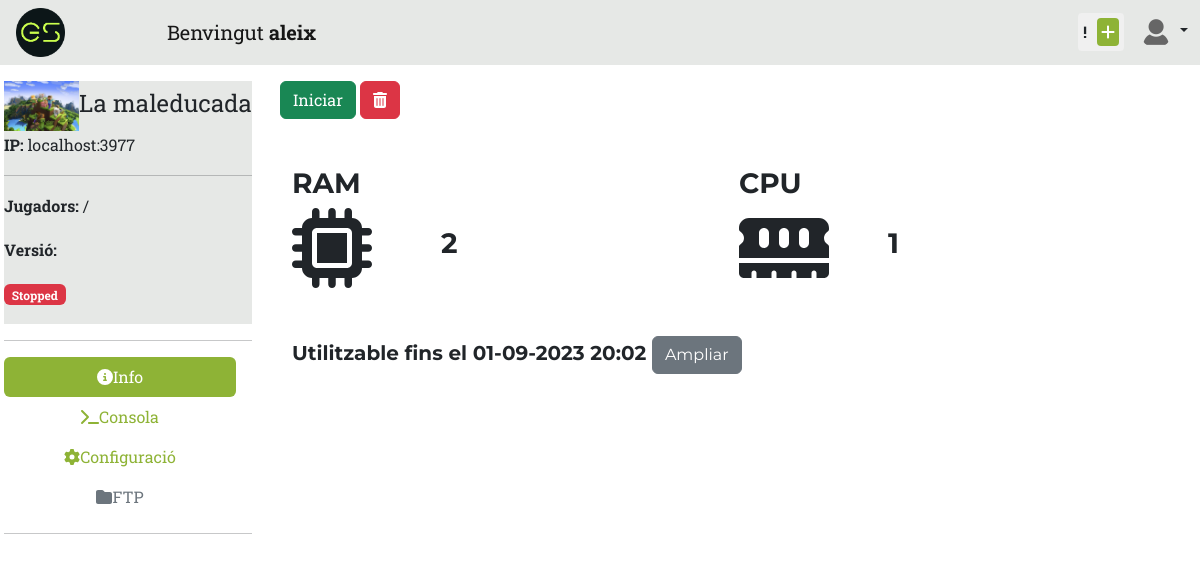
The page /server/12/details (signed in) on the database its author committed.
### Web_App/models.py (models this page shows, shortened)
class UserInfo(models.Model):
    user = models.OneToOneField(User, on_delete=models.CASCADE)
    avatar = models.TextField(null=True)
    wallet = models.OneToOneField(Wallet, on_delete=models.CASCADE)
    created_at = models.DateTimeField(default=timezone.now)
    updated_at = models.DateTimeField(auto_now=True, null=True)

class Server(models.Model):
    game = models.ForeignKey(Game, on_delete=models.CASCADE)
    name = models.TextField(default="Server")
    password = models.TextField(null=True)
    docker_name = models.TextField(null=True)
    address = models.TextField(default="localhost", null=True)
    port = models.IntegerField(default=0, null=True)
    version = models.DecimalField(decimal_places=2, max_digits=8, null=True)
    cores = models.DecimalField(decimal_places=2, max_digits=8, null=True)
    ram = models.DecimalField(decimal_places=2, max_digits=8, null=True)
    storage = models.DecimalField(decimal_places=2, max_digits=8, null=True)
    user = models.ForeignKey(User, on_delete=models.CASCADE)
    status = models.TextField(null=True)
    expiration_date = models.DateTimeField(null=True)
    created_at = models.DateTimeField(default=timezone.now)
    updated_at = models.DateTimeField(auto_now=True, null=True)
    def is_expired(self):
        if self.expiration_date is None:
            return False
        current_time = timezone.now()
        return self.expiration_date < current_time

class Game(models.Model):
    name = models.TextField()
    image = models.ImageField(upload_to=game_images_path, null=True)
    created_at = models.DateTimeField(default=timezone.now)
    updated_at = models.DateTimeField(auto_now=True, null=True)
    active = models.BooleanField(default=True)

### Web_App/views.py (the view, shortened to what this page needs)
# urls.py: path('server/<int:server_id>/details', views.details_server, name='server-edit'),
@login_required(login_url='login')
def details_server(request, server_id):
    server = get_object_or_404(Server, id=server_id)
    console = ''
    context = ''
    if server.user == request.user:
        try:
            client = docker.from_env()
        except DockerException:
            server.status = "Stopped"
            server.save()
            print("[Error] details_server: Docker is not running")
            raise Exception("Docker is not running")
        container = client.containers.get(str(server.id))
        if server.game.name == "Minecraft":
            if request.method == 'POST':
                form = MinecraftServerPropertiesForm(request.POST)
                if form.is_valid():
                    server_properties = form.cleaned_data['server_properties']
                    res = updateFile(server_properties, '/data/server.properties', container)
                    print(res)
                    return redirect('server-edit', server.id)
            else:
                form = MinecraftServerPropertiesForm()
                if container.status == "running":
                    server.status = "Running"
                    serverproperties = getFile('/data/server.properties', container)
                    form = MinecraftServerPropertiesForm(initial={'server_properties': serverproperties})
                    console = getFile('/data/logs/latest.log', container)
                else:
                    server.status = "Stopped"
                details = None
                server.save()
                try:
                    details = JavaServer.lookup(server.address + ":" + str(server.port)).status()
                except Exception as e:
                    print(f"[Error] details_server: {e} - ({server.name})")
                context = {
                    'form': form,
                    'server': server,
                    'details': details,
                    'container': container,
                    'console': console,
                }
                if request.META.get('HTTP_X_REQUESTED_WITH') == 'XMLHttpRequest':
                    return JsonResponse({'content': console})
                return render(request, 'controlPanel/server-details-mc.html', context)
    else:
        return HttpResponse(status=403)

### Web_App/templates/controlPanel/server-details-mc.html (shortened to what this page needs)
{% extends 'controlPanel/template.html' %}
{% block content %}
    <div class="row content">
        <div class="col-sm-3 sidenav d-flex flex-column flex-shrink-0 p-3" style="width: 280px;">
            <div class="bg-light">
                {% load static %}
                <span class="fs-4"><img src="{% static server.game.image %}" height="50rem">{{ server.name }}</span>
                <p><b>IP: </b>{{ server.address }}:{{ server.port }}</p>
                <hr>
                <p><b>Jugadors: </b>{{ details.players.online }}/{{ details.players.max }}</p>
                <p><b>Versió: </b>{{ details.version.name }}</p>
                <p>{% if container.status == "running" %}
                    <span class="badge text-bg-success">Running</span>
                {% elif container.status == "restarting" %}
                    <span class="badge text-bg-warning">Restarting</span>
                {% else %}
                    <span class="badge text-bg-danger">Stopped</span>
                {% endif %}</p>
            </div>
            <hr>
            <div class="nav flex-column nav-pills me-3" id="v-pills-tab" role="tablist" aria-orientation="vertical">
                <button class="nav-link active" id="v-pills-info-tab" data-bs-toggle="pill"
                        data-bs-target="#v-pills-info" type="button" role="tab" aria-controls="v-pills-info"
                        aria-selected="true"><i class="fa-solid fa-circle-info"></i>Info
                </button>
                <button class="nav-link" id="v-pills-console-tab" data-bs-toggle="pill"
                        data-bs-target="#v-pills-console" type="button" role="tab" aria-controls="v-pills-console"
                        aria-selected="false"><i class="fa-solid fa-terminal"></i>Consola
                </button>
                <button class="nav-link" id="v-pills-config-tab" data-bs-toggle="pill"
                        data-bs-target="#v-pills-config" type="button" role="tab" aria-controls="v-pills-config"
                        aria-selected="false"><i class="fa-solid fa-gear"></i>Configuració
                </button>
                <button class="nav-link disabled" id="v-pills-ftp-tab" data-bs-toggle="pill"
                        data-bs-target="#v-pills-ftp" type="button" role="tab" aria-controls="v-pills-ftp"
                        aria-selected="false"><i class="fa-solid fa-folder"></i>FTP
                </button>
            </div>
            <hr>
        </div>
        <div class="col-sm-9 mt-3">
            {% if container.status == "running" %}
                <a role="button" href="{% url 'server-stop' container.name %}" class="btn btn-danger">Aturar</a>
                <a role="button" href="{% url 'server-restart' container.name %}" class="btn btn-warning">Reiniciar</a>
            {% else %}
                {% if not server.is_expired %}
                    <a role="button" href="{% url 'server-start' container.name %}" class="btn btn-success">Iniciar</a>
                {% endif %}
            {% endif %}
            <button type="button" class="btn btn-danger" data-bs-toggle="modal"
                    data-bs-target="#Modal{{ server.id }}">
                <i class="fa-solid fa-trash-can"></i>
            </button>
            <div class="tab-content" id="v-pills-tabContent">
                <div class="tab-pane fade show active" id="v-pills-info" role="tabpanel"
                     aria-labelledby="v-pills-info-tab" tabindex="0">
                    <div class="container mt-5">
                        <div class="row align-items-center">
                            <div class="col-2">
                                <h3>RAM</h3>
                            </div>
                            <div class="col-2">
                                <h3>CPU</h3>
                            </div>
                        </div>
                        <div class="row align-items-center">
                            <div class="col-2">
                                <i class="fa-solid fa-microchip fa-5x"></i>
                            </div>
                            <div class="col-sm">
                                <h3>{{ server.ram|floatformat }}</h3>
                            </div>
                            <div class="col-2">
                                <i class="fa-solid fa-memory fa-5x"></i>
                            </div>
                            <div class="col-sm">
                                <h3>{{ server.cores|floatformat }}</h3>
                            </div>
                        </div>
                        <div class="row align-items-center mt-5">
                            <div class="col">
                                {% if not server.is_expired %}
                                    <h5>Utilitzable fins el {{ server.expiration_date|date:'d-m-Y H:i' }} <a
                                            role="button"
                                            href="{% url 'server-adddays' server.id %}"
                                            class="btn btn-secondary">Ampliar</a>
                                    </h5>
                                {% else %}
                                    <h5 class="text-danger">El servidor va expirar el
                                        dia {{ server.expiration_date|date:'d-m-Y H:i' }} <a role="button"
                                                                                             href="{% url 'server-adddays' server.id %}"
                                                                                             class="btn btn-secondary">Ampliar</a>
                                    </h5>
                                {% endif %}
                            </div>
                        </div>
                    </div>
                </div>
            </div>
        </div>
    </div>
{% endblock %}

### Web_App/templates/controlPanel/template.html (shortened to what this page needs)
<!DOCTYPE html>
<html lang="en">
<head>
    {% load static %}
    <link href="{% static 'css/styles.css' %}" rel="stylesheet"/>
</head>
<body>
<nav class="navbar navbar-expand-lg navbar-light bg-light">
    <div class="ms-3">
        <a href="{% url 'dashboard' %}"><img src="{% static 'logo/logo_160x160_color.png' %}" alt="" width="35%"></a>
    </div>
    <div class="container">
        <a class="navbar-brand me-2">
            Benvingut <b>{{ user.username }}</b>
        </a>
        <div class="collapse navbar-collapse">
            <ul class="navbar-nav me-auto mb-2 mb-lg-0">
                <li class="nav-item">
                    <a class="nav-link" href="#"></a>
                </li>
            </ul>
            <div class="d-flex align-items-center">
                <div class="balance-element me-3">
                    <span class="balance-number" id="HOCbalance"> ! </span>
                    <a role="button" class="button balance-button" href="{% url 'wallet' %}">
                        <i class="fas fa-plus"></i>
                    </a>
                </div>
                <div class="dropdown text-end">
                    <a href="#" class="d-block link-dark text-decoration-none dropdown-toggle" id="dropdownUser1"
                       data-bs-toggle="dropdown" aria-expanded="false">
                        <img src="{{ MEDIA_URL }}/{{ user.userinfo.avatar }}" alt="avatar_img" width="32"
                             height="32" class="rounded-circle shadow-4-strong">
                    </a>
                </div>
            </div>
        </div>
    </div>
</nav>
{% block content %}{% endblock %}
</body>
</html>

### Web_App/templates/controlPanel/template.html (style rules this page uses)
.balance-element { display: flex; align-items: center; padding: 5px; background-color: #f0f0f0; border-radius: 4px; }
.balance-number { font-size: 16px; font-weight: bold; }
.balance-button { background-color: #8eb336; border: none; color: white; font-size: 16px; padding: 2px 4px; border-radius: 4px; cursor: pointer; margin-left: 10px; }

### rows shown on the page
Server: game.image (picture), name "La maleducada", address "localhost", port "3977", ram "2", cores "1", expiration_date "01-09-2023 20:02"

### other values the page prints
{{ user.username }} "aleix"
